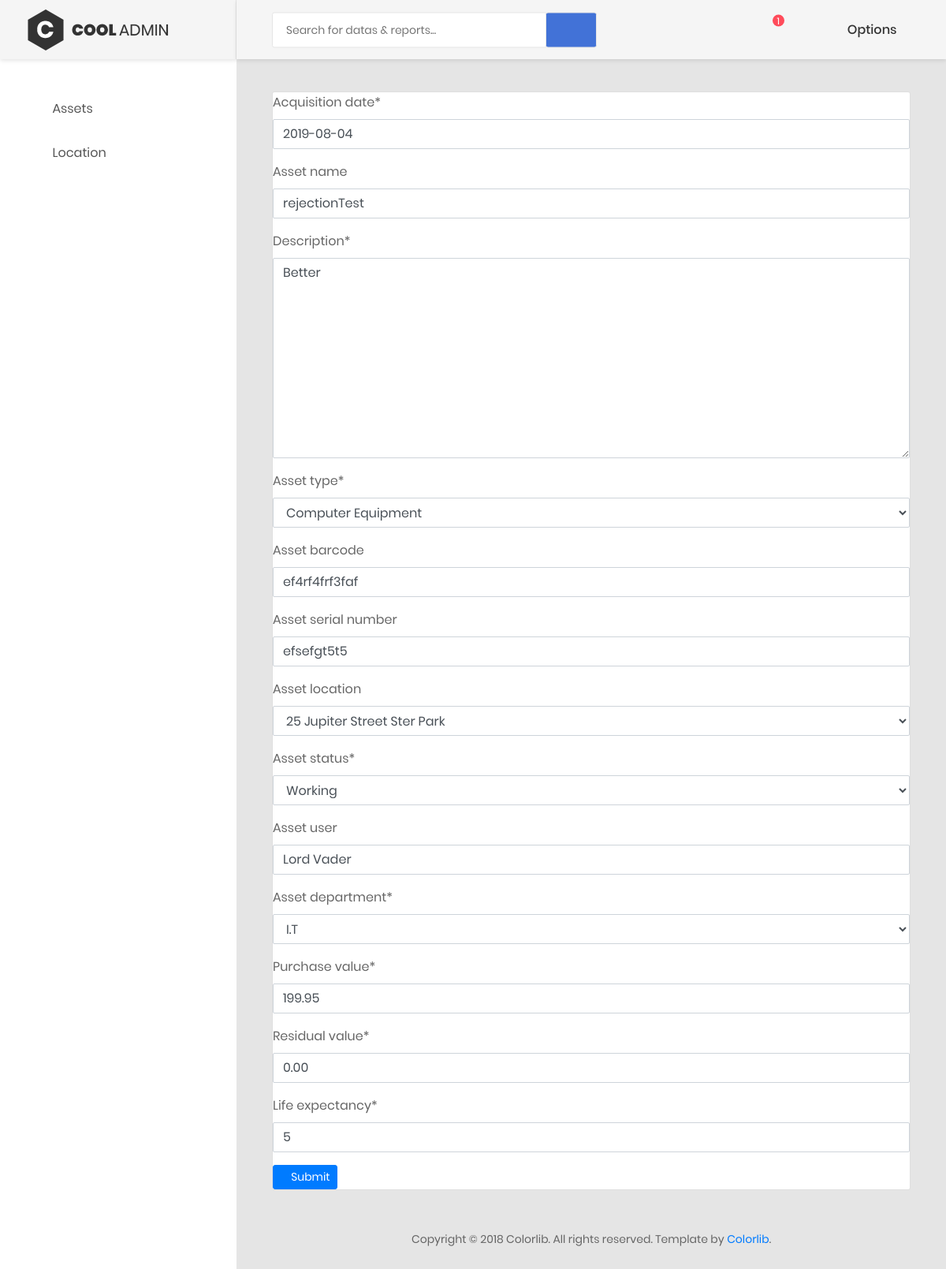
The app's page /asset/24/ (signed in) with its own data.
### AMS/models.py (models this page shows, shortened)
class Asset(models.Model):
    ASSET_CHOICES = (
            ('Automobile',   'Automobile'),
            ('AV Equipment', 'AV Equipment'),
            ('Computer Equipment',  'Computer Equipment'),
            ('Office Furniture & Stationary', 'Office Furniture & Stationary'),
        )
    DEPARTMENT = (
        ('I.T', 'I.T'),
        ('Finance', 'Finance'),
        ('Marketing', 'Marketing'),
        ('Sales', 'Sales'),
    )
    STATUS_CHOICES = (
            ('Working', 'Working'),
            ('Disabled', 'Disabled'),
    )
    Depreciation = (
        ('Straight Line', 'Straight Line'),
        ('Double-Declining Balance', 'Double-Declining Balance'),
        ('Sum of Years', 'Sum of Years'),
    )
    asset_id = models.AutoField(primary_key=True)
    acquisition_date = models.DateField(default=datetime.date.today)
    asset_name = models.CharField(max_length=50, blank=True, validators=[validate_characters], )
    description = models.TextField(max_length=200, validators=[validate_characters],)
    asset_type = models.CharField(choices=ASSET_CHOICES, max_length=30, validators=[validate_characters],)
    asset_barcode = models.CharField(max_length=30, blank=True,validators=[validate_characters], )
    asset_serial_number = models.CharField(max_length=80, blank=True, validators=[validate_characters], )
    asset_location = models.ForeignKey("Location", on_delete=models.PROTECT, blank=True, null=True)
    asset_status = models.CharField(choices=STATUS_CHOICES, max_length=10, validators=[validate_characters],)
    asset_owner = models.ForeignKey(settings.AUTH_USER_MODEL, on_delete=models.CASCADE)
    asset_user = models.CharField(max_length=30, blank=True, validators=[validate_characters], )
    added_date = models.DateField(default=datetime.date.today)
    modified_date = models.DateField(default=datetime.date.today)
    purchase_value = models.DecimalField(max_digits=19, decimal_places=2,default=200.00,validators = [check_negative_number, check_zero_number],)
    residual_value = models.DecimalField(max_digits=19, decimal_places=2,default=0.00,validators = [check_negative_number])
    current_value = models.DecimalField(max_digits=19, decimal_places=2,validators = [check_negative_number],blank=True)
    life_expectancy = models.IntegerField(default=3,validators = [check_negative_number, check_zero_number])
    depr_model = models.CharField(choices=Depreciation, max_length=30,default='Straight Line', validators=[validate_characters],)
    currentVal_date = models.DateField(default=datetime.date.today)
    asset_is_approved = models.BooleanField(_('approved'), default=False)
    asset_is_rejected = models.BooleanField(_('rejected'), default=False)
    rejection_reason = models.CharField(max_length=50, blank=True, validators=[validate_characters], )
    asset_department = models.CharField(choices=DEPARTMENT, max_length=10,validators=[validate_characters],)

### AMS/views.py (the view, shortened to what this page needs)
# urls.py: re_path(r'^asset/(?P<pk>\d+)/',editAsset.as_view(),name='modify'),
class editAsset(LoginRequiredMixin, UpdateView):
    model = Asset
    login_url = '/login/'
    redirect_field_name = 'redirect_to'
    template_name = 'assets.html'
    form_class = AssetForm
    success_url = '/assets/'

### AMS/forms.py
class AssetForm(ModelForm):
    class Meta:
        model = Asset
        fields= ['acquisition_date','asset_name','description','asset_type','asset_barcode','asset_serial_number'
            ,'asset_location','asset_status','asset_user','asset_department','purchase_value','residual_value'
            ,'life_expectancy']

### AMS/models.py (called while the page is built)
    def __str__(self):
        return self.adress

### AMS/template/assets.html (shortened to what this page needs)
<!DOCTYPE html>
<html lang="en">
<head>
    {% load crispy_forms_tags %}
    {% load static %}
    <link href="{% static 'css/font-face.css' %}" rel="stylesheet" media="all">
    <link href="{% static 'vendor/font-awesome-4.7/css/font-awesome.min.css' %}" rel="stylesheet" media="all">
    <link href="{% static 'vendor/font-awesome-5/css/fontawesome-all.min.css'%}" rel="stylesheet" media="all">
    <link href="{% static 'vendor/mdi-font/css/material-design-iconic-font.min.css'%}" rel="stylesheet" media="all">
    <link href="{% static 'vendor/bootstrap-4.1/bootstrap.min.css' %}" rel="stylesheet" media="all">
    <link href="{% static 'vendor/animsition/animsition.min.css'%}" rel="stylesheet" media="all">
    <link href="{% static 'vendor/bootstrap-progressbar/bootstrap-progressbar-3.3.4.min.css'%}" rel="stylesheet" media="all">
    <link href="{% static 'vendor/wow/animate.css'%}" rel="stylesheet" media="all">
    <link href="{% static 'vendor/css-hamburgers/hamburgers.min.css'%}" rel="stylesheet" media="all">
    <link href="{% static 'vendor/slick/slick.css'%}" rel="stylesheet" media="all">
    <link href="{% static 'vendor/select2/select2.min.css'%}" rel="stylesheet" media="all">
    <link href="{% static 'vendor/perfect-scrollbar/perfect-scrollbar.css'%}" rel="stylesheet" media="all">
    <link href="{% static 'vendor/data-tables/datatables.min.css'%}" rel="stylesheet" media="all">
    <link href="{% static 'vendor/data-tables/dataTables.bootstrap4.min.css'%}" rel="stylesheet" media="all">
    <link href="{% static 'css/theme.css'%}" rel="stylesheet" media="all">
</head>
<body class="animsition">
    <div class="page-wrapper">
        <aside class="menu-sidebar d-none d-lg-block">
            <div class="logo">
                <a href="#">
                    <img src="images/icon/logo.png" alt="Cool Admin" />
                </a>
            </div>
            <div class="menu-sidebar__content js-scrollbar1">
                <nav class="navbar-sidebar">
                    <ul class="list-unstyled navbar__list">
                            <li class="has-sub">
                            <a class="js-arrow" href="#">
                                <i class="fas fa-desktop"></i>Assets</a>
                 </li>
                        <li class="has-sub">
                            <a class="js-arrow" href="#">
                                <i class="fas fa-copy"></i>Location</a>
                       </li>
                    </ul>
                </nav>
            </div>
        </aside>
        <div class="page-container">
            <header class="header-desktop">
                <div class="section__content section__content--p30">
                    <div class="container-fluid">
                        <div class="header-wrap">
                            <form class="form-header" action="" method="POST">
                                <input class="au-input au-input--xl" type="text" name="search" placeholder="Search for datas &amp; reports..." />
                                <button class="au-btn--submit" type="submit">
                                    <i class="zmdi zmdi-search"></i>
                                </button>
                            </form>
                            <div class="header-button">
                                 <div class="noti-wrap">
                                    <div class="noti__item js-item-menu">
                                        <i class="zmdi zmdi-comment-more"></i>
                                        <span class="quantity" id="num">1</span>
                                </div>
                                </div>
                           <div class="account-wrap">
                                    <div class="account-item clearfix js-item-menu">
                                        <div class="content">
                                            <a class="js-acc-btn" href="#" id="name" >Options</a>
                                        </div>
                                    </div>
                                </div>
                            </div>
                        </div>
                    </div>
                </div>
            </header>
            <div class="main-content">
                <div class="section__content section__content--p30">
                    <div class="container-fluid">
                        <div>
                            <div>
                                <div class="card">
                                    <form method="POST">
                                        {{ form|crispy }}
                                        <button type="submit" class="btn btn-primary btn-sm">
                                            <i class="fa fa-dot-circle-o"></i> Submit
                                        </button>
                                    </form>
                                    </div>
                                </div>
                            </div>
                    </div>
                </div>
            </div>
        <div class="row">
                <div class="col-md-12">
                    <div class="copyright">
                        <p>Copyright © 2018 Colorlib. All rights reserved. Template by <a href="https://colorlib.com">Colorlib</a>.</p>
                    </div>
                </div>
            </div>
    </div>
        </div>
</body>
</html>

### records on screen
Asset: acquisition_date "2019-08-04", asset_name "rejectionTest", description "Better", asset_type "Computer Equipment", asset_barcode "ef4rf4frf3faf", asset_serial_number "efsefgt5t5", asset_location "25 Jupiter Street Ster Park", asset_status "Working", asset_user "Lord Vader", asset_department "I.T", purchase_value "199.95", residual_value "0.00", life_expectancy "5"
